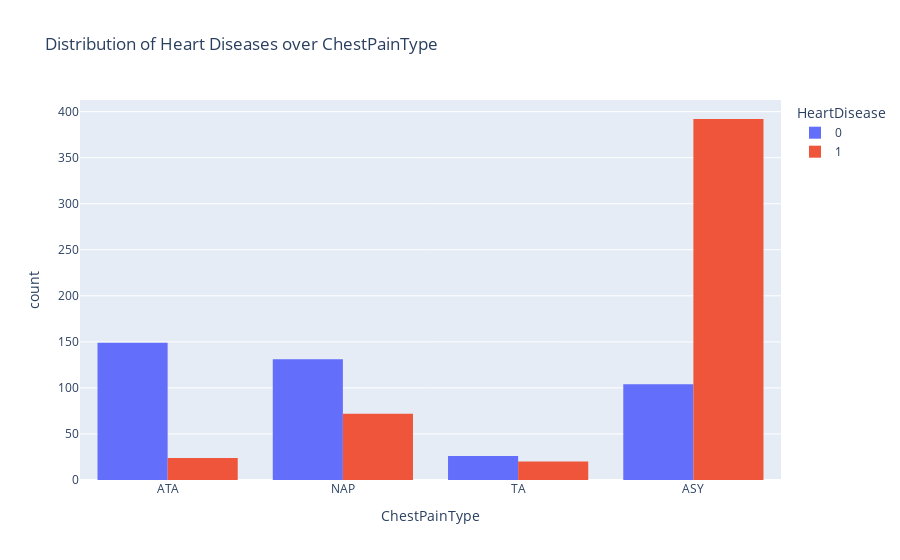

Here is the notebook cell this chart was saved with:
### Markdown cell above
Here it is clearly visible that, Ratio of Male to Female is approx 2:1.

### Code cell
px.histogram(data_frame = df, x = 'ChestPainType', color = 'HeartDisease', title="Distribution of Heart Diseases over ChestPainType",barmode="group")

### Figure 1 — Plotly figure (JSON) as saved in the notebook; plotly's stock layout.template omitted (floating-point values rounded to 4 significant figures; data arrays with more than 128 entries replaced by an {"elided": "..."} marker saying what was removed)
{"data": [{"alignmentgroup": "True", "bingroup": "x", "hovertemplate": "HeartDisease=0<br>ChestPainType=%{x}<br>count=%{y}<extra></extra>", "legendgroup": "0", "marker": {"color": "#636efa", "pattern": {"shape": ""}}, "name": "0", "offsetgroup": "0", "orientation": "v", "showlegend": true, "type": "histogram", "x": {"elided": "410 str values"}, "xaxis": "x", "yaxis": "y"}, {"alignmentgroup": "True", "bingroup": "x", "hovertemplate": "HeartDisease=1<br>ChestPainType=%{x}<br>count=%{y}<extra></extra>", "legendgroup": "1", "marker": {"color": "#EF553B", "pattern": {"shape": ""}}, "name": "1", "offsetgroup": "1", "orientation": "v", "showlegend": true, "type": "histogram", "x": {"elided": "508 str values"}, "xaxis": "x", "yaxis": "y"}], "layout": {"barmode": "group", "legend": {"title": {"text": "HeartDisease"}, "tracegroupgap": 0}, "title": {"text": "Distribution of Heart Diseases over ChestPainType"}, "xaxis": {"anchor": "y", "domain": [0, 1], "title": {"text": "ChestPainType"}}, "yaxis": {"anchor": "x", "domain": [0, 1], "title": {"text": "count"}}}}
